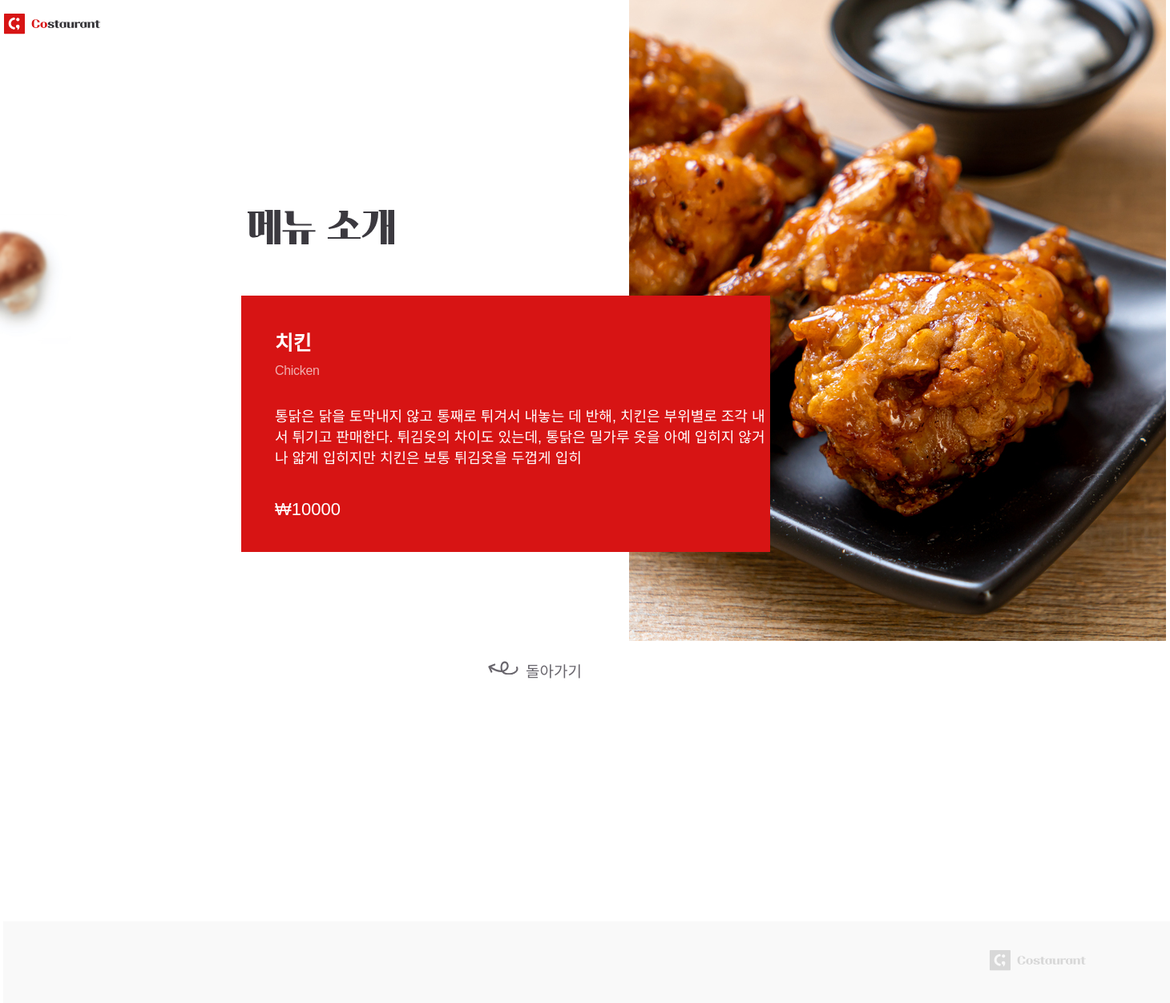
The page /food/1/ on the database its author committed.
### menus/models.py (models this page shows, shortened)
class Menu(models.Model):
    name = models.CharField(max_length=80)
    name_eng = models.CharField(max_length=80)
    description = models.CharField(max_length=120)
    price = models.IntegerField()
    img_path = models.CharField(max_length=255)

### menus/views.py (the view)
# urls.py: path('food/<int:pk>/', views.detail),
def detail(request, pk):
    menu = Menu.objects.get(id=pk)
    return render(request, 'menus/detail.html', {'menu':menu})

### menus/templates/menus/detail.html (shortened to what this page needs)
{% load static%}
<!DOCTYPE html>
<html>
<head>
    <link rel="stylesheet" href="{% static 'menus/css/detail_styles.css' %}">
    <link rel="stylesheet" type="text/css" href="https://cdn.rawgit.com/moonspam/NanumSquare/master/nanumsquare.css">
</head>
<body>
    <div id="header">
        <div class="container">
            <div class="nav">
                <a href="/menus/">
                    <img src="{% static 'menus/images/logo-color.svg' %}">
                </a>
            </div>
        </div>
        <div id="content">
            <div class="container">
                <div class="header">
                    <h2>
                        <img src="{% static 'menus/images/menu-txt.svg' %}">
                    </h2>
                    <div class="menu_img">
                        <img src={%get_static_prefix%}{{menu.img_path}}>
                    </div>
                    <div class="menu_info">
                        <h3>{{menu.name}}</h3>
                        <h4>{{menu.name_eng}}</h4>
                        <p class="menu-desc">{{menu.description}}</p>
                        <p class="price">&#8361;{{menu.price}}</p>
                    </div>
                    <div class="back-main">
                        <a href="/menus">돌아가기</a>
                    </div>
                </div>
            </div>
        </div>
        <div id="footer">
            <div class="container">
                <div class="footer">
                    <img src="{% static 'menus/images/logo-gray.svg' %}">
                </div>
            </div>
        </div>
</body>

### menus/static/menus/css/detail_styles.css (style rules this page uses)
h1,h2,h3,h4,p,a,ul,li { margin: 0; padding: 0; font-family : 'NanumSquare', sans-serif; font-weight: 200; list-style: none; text-decoration: none; outline: none; }
body { margin: 0; padding: 0; background: #fff; }
img { margin: 0; padding: 0; border: 0; }
#header,#content,#footer { min-width: 1280px; }
#content { height: 100%; background: url(../images/bg-img-mashroom.jpg) no-repeat left top/92px 169px; }
#footer { background: url(../images/bg-rectangle.svg) no-repeat right bottom/1456px; margin-top:300px; }
.container { position: relative; width: 1450px; margin: 0 auto; }
.nav { height: 60px; padding-top: 17px; box-sizing: border-box; }
.header { padding-left: 296px; }
.header h2 { margin-top: 202px; margin-bottom: 58px; padding-left: 8px; }
.menu_img { position: absolute; top: -262px; right: 0; z-index: -1; }
.menu_img img { width: 670px; height: 800px; object-fit: cover; object-position: center; }
.menu_info { background: #D71414; display: inline-block; width: 660px; color: #fff; padding: 39px 0 40px 42px; box-sizing: border-box; }
.menu_info h3 { font-size: 25px; font-weight: 600; letter-spacing: -0.3px; }
.menu_info h4 { font-size: 16px; font-weight: 500; letter-spacing: -0.3px; color: #f0afaf; padding: 10px 0 33px; }
.menu_info .menu-desc { font-size: 18px; padding-bottom: 40px; }
.menu_info .price { font-size: 22px; font-weight: 500; }
.back-main { margin: 134px 0 0 355px; }
.back-main a { position: relative; display: inline-block; font-size: 19px; font-weight: 500; color: #69666d; transition: 0.2s all; }
.back-main a:after { content: ""; position: absolute; display: block; width: 70px; height: 25px; background: url(../images/back.svg) no-repeat; top: 2px; left: -50px; transition: 0.2s all; }
.footer { text-align: right; padding: 36px 100px 36px 0; }

### rows shown on the page
Menu: img_path (picture), name "치킨", name_eng "Chicken", description "통닭은 닭을 토막내지 않고 통째로 튀겨서 내놓는 데 반해, 치킨은 부위별로 조각 내서 튀기고 판매한다. 튀김옷의 차이도 있는데, 통닭은 밀가루 옷을 아예 입히지 않거나 얇게 입히지만 치킨은 보통 튀김옷을 두껍게 입히", price "10000"
